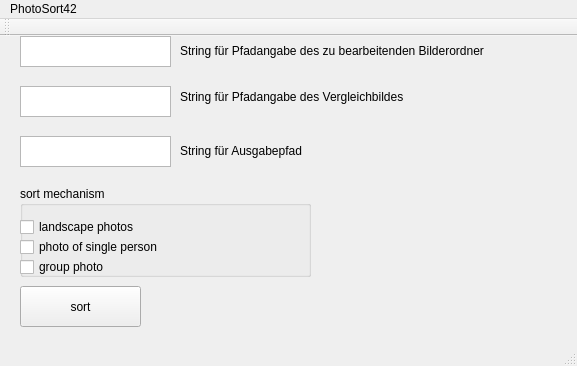
<?xml version="1.0" encoding="UTF-8"?>
<ui version="4.0">
 <class>MainWindow</class>
 <widget class="QMainWindow" name="MainWindow">
  <property name="geometry">
   <rect>
    <x>0</x>
    <y>0</y>
    <width>577</width>
    <height>366</height>
   </rect>
  </property>
  <property name="windowTitle">
   <string>PhotoSort42</string>
  </property>
  <widget class="QWidget" name="centralWidget">
   <widget class="QTextEdit" name="textEdit_photoInput">
    <property name="geometry">
     <rect>
      <x>20</x>
      <y>0</y>
      <width>151</width>
      <height>31</height>
     </rect>
    </property>
   </widget>
   <widget class="QLabel" name="label">
    <property name="geometry">
     <rect>
      <x>180</x>
      <y>-11</y>
      <width>411</width>
      <height>51</height>
     </rect>
    </property>
    <property name="text">
     <string>String für Pfadangabe des zu bearbeitenden Bilderordner</string>
    </property>
   </widget>
   <widget class="QPushButton" name="pushButton_sort">
    <property name="geometry">
     <rect>
      <x>20</x>
      <y>250</y>
      <width>121</width>
      <height>41</height>
     </rect>
    </property>
    <property name="text">
     <string>sort</string>
    </property>
   </widget>
   <widget class="QTextEdit" name="textEdit_compareInput">
    <property name="geometry">
     <rect>
      <x>20</x>
      <y>50</y>
      <width>151</width>
      <height>31</height>
     </rect>
    </property>
   </widget>
   <widget class="QLabel" name="label_2">
    <property name="geometry">
     <rect>
      <x>180</x>
      <y>50</y>
      <width>331</width>
      <height>21</height>
     </rect>
    </property>
    <property name="text">
     <string>String für Pfadangabe des Vergleichbildes</string>
    </property>
   </widget>
   <widget class="QTextEdit" name="textEdit_output">
    <property name="geometry">
     <rect>
      <x>20</x>
      <y>100</y>
      <width>151</width>
      <height>31</height>
     </rect>
    </property>
   </widget>
   <widget class="QLabel" name="label_3">
    <property name="geometry">
     <rect>
      <x>180</x>
      <y>99</y>
      <width>311</width>
      <height>31</height>
     </rect>
    </property>
    <property name="text">
     <string>String für Ausgabepfad</string>
    </property>
   </widget>
   <widget class="QGroupBox" name="groupBox">
    <property name="geometry">
     <rect>
      <x>20</x>
      <y>150</y>
      <width>291</width>
      <height>91</height>
     </rect>
    </property>
    <property name="title">
     <string>sort mechanism</string>
    </property>
    <widget class="QCheckBox" name="checkBox_landscape">
     <property name="geometry">
      <rect>
       <x>0</x>
       <y>30</y>
       <width>291</width>
       <height>22</height>
      </rect>
     </property>
     <property name="text">
      <string>landscape photos</string>
     </property>
    </widget>
    <widget class="QCheckBox" name="checkBox_onePerson">
     <property name="geometry">
      <rect>
       <x>0</x>
       <y>50</y>
       <width>281</width>
       <height>22</height>
      </rect>
     </property>
     <property name="text">
      <string>photo of single person</string>
     </property>
    </widget>
    <widget class="QCheckBox" name="checkBox_group">
     <property name="geometry">
      <rect>
       <x>0</x>
       <y>70</y>
       <width>211</width>
       <height>22</height>
      </rect>
     </property>
     <property name="text">
      <string>group photo</string>
     </property>
    </widget>
   </widget>
  </widget>
  <widget class="QMenuBar" name="menuBar">
   <property name="geometry">
    <rect>
     <x>0</x>
     <y>0</y>
     <width>577</width>
     <height>25</height>
    </rect>
   </property>
   <widget class="QMenu" name="menuPhotoSort42">
    <property name="title">
     <string>PhotoSort42</string>
    </property>
   </widget>
   <addaction name="menuPhotoSort42"/>
  </widget>
  <widget class="QToolBar" name="mainToolBar">
   <attribute name="toolBarArea">
    <enum>TopToolBarArea</enum>
   </attribute>
   <attribute name="toolBarBreak">
    <bool>false</bool>
   </attribute>
  </widget>
  <widget class="QStatusBar" name="statusBar"/>
 </widget>
 <layoutdefault spacing="6" margin="11"/>
 <resources/>
 <connections/>
</ui>
